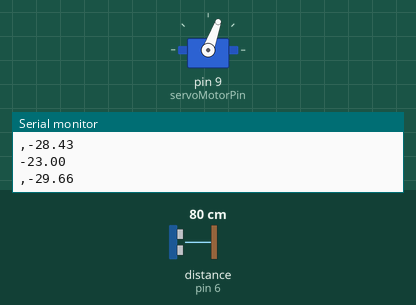
A sketch run on a simulated Arduino Uno, built with avr-gcc and run on an emulated ATmega328P. Shown: servo, the last lines printed to the serial monitor. Wiring (inferred from the names in the program): ultrasonic range finder: trigger pin 5; echo pin 6. The test bench sets the inputs (shaded band); at power-on: distance to the obstacle (sensor on pin 6) 80 cm. The echo pulse lasts 58.3 µs per cm.

Above: at 1.4 s.
1.5 s: distance to the obstacle (sensor on pin 6) set to 2 cm
At 4.36 s:
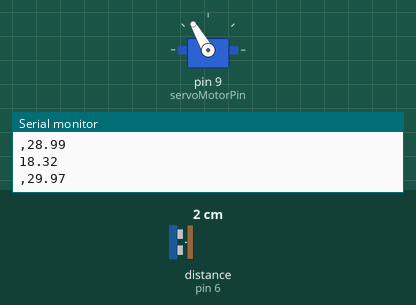
4.5 s: distance to the obstacle (sensor on pin 6) set to 35 cm
At 5.85 s:
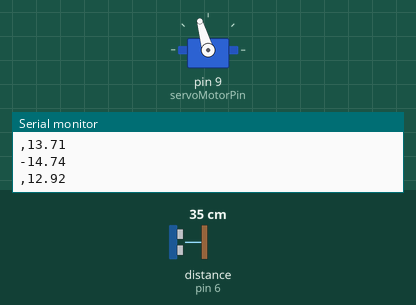
7.5 s: distance to the obstacle (sensor on pin 6) set to 4 cm
At 7.84 s:
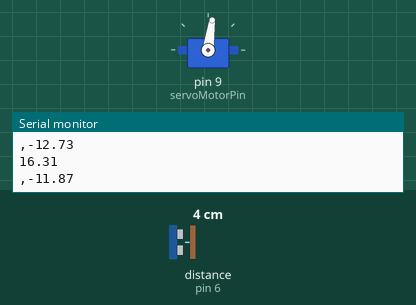
Timing chart, 0 to 11.2 s (numbered marks = the images above; inputs shaded):
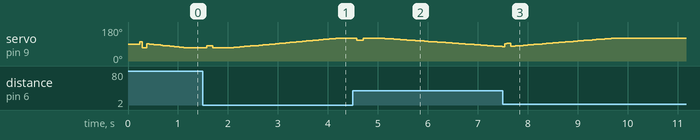

The sketch:

codev2.ino
```cpp
//sensor parameters

#define echoPin1  6  // controlled by car/app
#define trigPin1  5
#define echoPin2  11 // controlled by cube
#define trigPin2  10


// sum for computing the average raw sensor value
float d1 = 0;
float d2 = 0;
float d3 = 0;
float distance;

// motor parameters
#include <Servo.h>
Servo servo_motor;
int servoMotorPin = 9;        // the servo motor is attached to the 9th Pulse Width Modulation (PWM)Arduino output


// control parameters8
float desiredPosition=20;     // desired position of the ball
float errorK;                 // position error at the time instant k
float errorKm1=0;             // position error at the time instant k-1
float errorKm2=0;             // position error at the time instant k-2
float controlK=0;             // control signal at the time instant k
float controlKm1=0;           // control signal at the time instant k-1
int delayValue=0;             // additional delay in [ms]

float Kp=0.0025;            //0.00001 0.00001 25     0.03 0.000001 0       // proportional control
float Ki=0.000015;                         // integral control
float Kd=0.2;                        // derivative control
float h=(delayValue+32)*0.00001;       // discretization constant, that is equal to the total control loop delay, the number 32 is obtained by measuring the time it takes to execute a single loop iteration
float servoAngle;


float keK=Kp*(1+h/Ki+Kd/h);               // parameter that multiplies the error at the time instant k
float keKm1=-Kp*(1+2*Kd/h);               // parameter that multiplies the error at the time instant k-1
float keKm2=Kp*Kd/h;                      // parameter that multiplies the error at the time instant k-2

float measure_1 (void);

void setup()
{
  Serial.begin(9600);
  pinMode(trigPin1, OUTPUT);
  pinMode(echoPin1, INPUT);
  pinMode(trigPin2, OUTPUT);
  pinMode(echoPin2, INPUT);

  servo_motor.attach(servoMotorPin);
  servo_motor.write(90);
  delay(200);
}

void loop()
{
//  unsigned long startTime = micros(); // this is used to measure the time it takes for the code to execute
  // obtain the sensor measurements

  d1 = d2;
  d2 = d3;
  d3 = measure_1();
  distance = (d3 + d2 + d1) / 3;


  errorK=desiredPosition-distance; // error at the time instant k;

  // compute the control signal
  controlK=controlKm1+keK*errorK+keKm1*errorKm1+keKm2*errorKm2;

  // update the values for the next iteration
  controlKm1=controlK;
  errorKm2=errorKm1;
  errorKm1=errorK;

  servoAngle = 94+controlK;

  if(servoAngle < 70)servoAngle = 70;
  if(servoAngle > 120)servoAngle = 120;

  servo_motor.write(servoAngle); // the number 94 is the control action necessary to keep the ball in the horizontal position
 // Serial.println((String)"Control:"+controlK+(String)"---Error:"+errorK);

 // these three lines are used to plot the data using the Arduino serial plotter
   //Serial.println("error ");
// Serial.println("error ");

//   Serial.println("controlk ");
    Serial.println(errorK);
    Serial.print(",");
    Serial.println(controlK);
//   Serial.println("distace ");
//   Serial.println(distance);
//   Serial.println("servo angle ");
//   Serial.println(ff % 180);
//   delay(500);

  //unsigned long endTime = micros();
 // unsigned long deltaTime=endTime-startTime;
 // Serial.println(deltaTime);

  delay(10); // uncomment this to introduce an additional delay

}

float measure_1 (void) {

long durata=0;
float distanza=0;

digitalWrite(trigPin1, LOW);
delayMicroseconds(10);

digitalWrite(trigPin1, HIGH);
delayMicroseconds(10);

digitalWrite(trigPin1, LOW);

durata = pulseIn(echoPin1, HIGH);
distanza = (float)durata/58.2;

delay(30);

if (distanza > 42) distanza=43;
else if (distanza < 0) distanza=0;

return (distanza);   // meters

}
```
